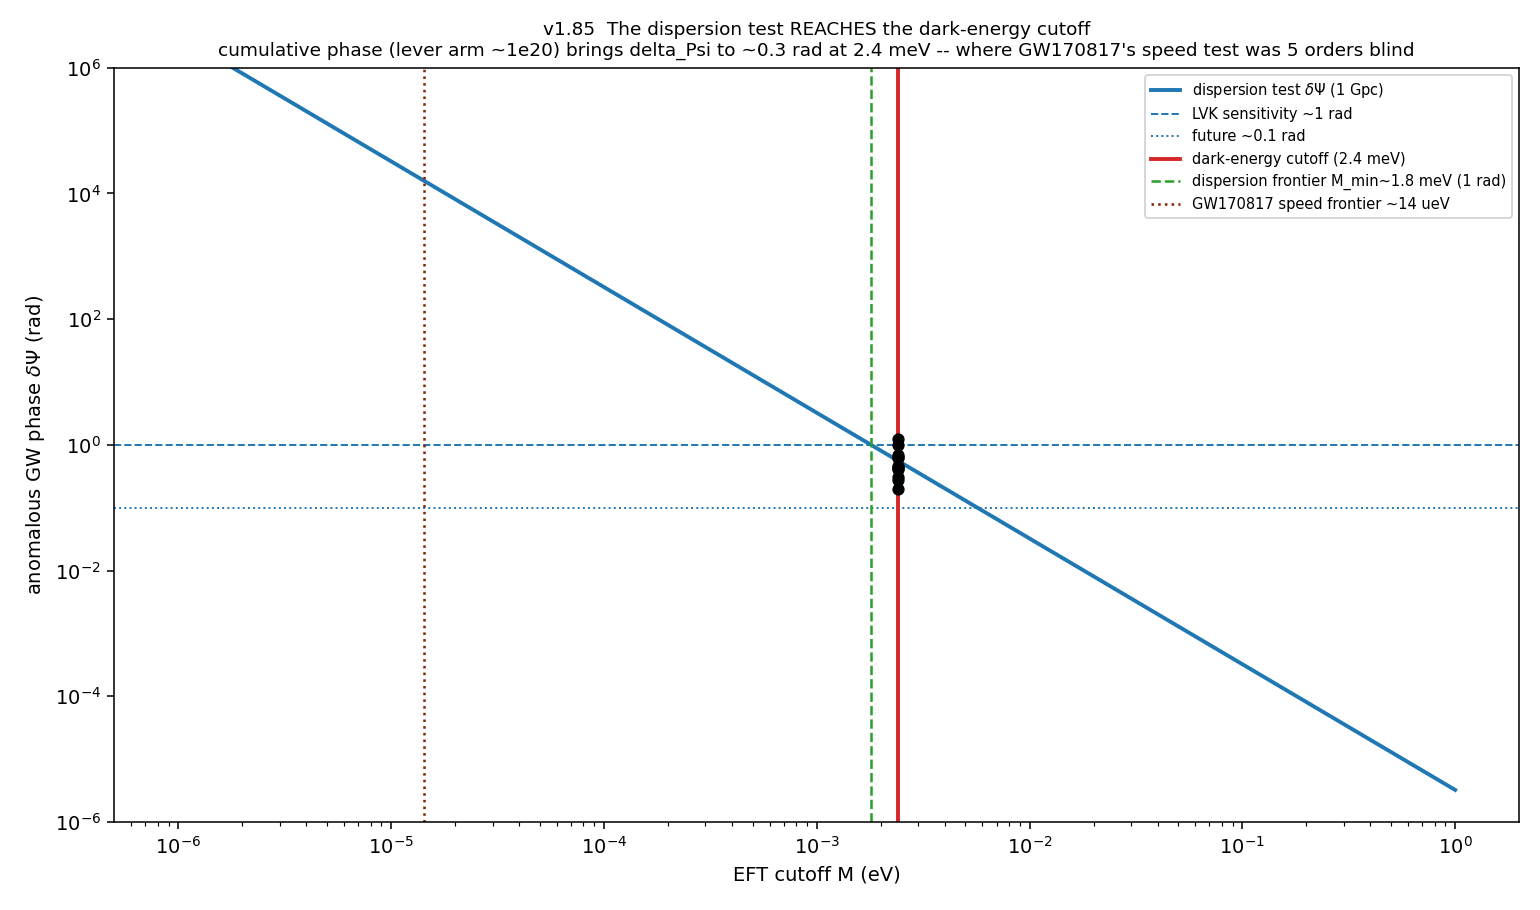

The Python source for this figure:
"""v1.85 - The proper tensor probe: does the LIGO dispersion test reach the
dark-energy cutoff where GW170817 could not?

GW170817's arrival-time SPEED test was blind (v1.84). The intra-messenger
DISPERSION test (cumulative waveform phase Psi(f)) has a ~1e20 lever arm (E_GW*D),
so for alpha=4 (omega^2 = k^2 + k^4/M^2) the anomalous phase delta_Psi ~
g*E_GW^3*D/M^2 reaches O(0.1-1) rad for a dark-energy-scale cutoff over ~Gpc. We
compute delta_Psi for the frameworks at the dark-energy cutoff, the exclusion
frontier M_min, and compare to GW170817's reach.

Run on Vulcan:  python experiments/gw_dispersion.py
"""
import json
import sys

import numpy as np
import matplotlib
matplotlib.use("Agg")
import matplotlib.pyplot as plt

sys.path.insert(0, "src")

from itb.predict import FRAMEWORKS
from itb.holographic_ac import gC_from_gR2
from itb.constraints.gw_dispersion import (
    delta_psi, GWDispersionBound, E_GW_LIGO_eV, E_LAMBDA_DE_eV, GPC_m, HBARC_eV_m)
from itb.constraints.gw_speed import delta_cGW, CGW_BOUND


def main():
    bound = GWDispersionBound(low_cutoff=True)        # M = 2.4 meV, 1 rad, 1 Gpc

    fw_rows = []
    for name, fw in FRAMEWORKS.items():
        c = fw.encode().coefficients
        gR2 = c.get("g_R2", 0.0)
        gC = c.get("g_C", gC_from_gR2(gR2))
        g = abs(gR2) + abs(gC)
        dpsi = delta_psi(g, E_LAMBDA_DE_eV)
        m_min = bound.m_min_excluded(g) if g > 0 else 0.0
        fw_rows.append({"framework": name, "g_curv": round(g, 3),
                        "delta_Psi_rad_DE_cutoff": round(dpsi, 4),
                        "M_min_excluded_eV": m_min,
                        "DE_cutoff_at_frontier": 0.1 < dpsi})  # within reach of ~0.1-1 rad
    fw_rows.sort(key=lambda r: -r["g_curv"])

    # representative g for the frontier curves
    g_ref = 0.6
    M_grid = np.logspace(-6, 0, 300)       # eV, ueV to eV
    psi_grid = np.array([delta_psi(g_ref, M) for M in M_grid])
    # speed-test deltacGW for comparison (same g)
    cgw_grid = np.array([delta_cGW(g_ref, M) for M in M_grid])

    M_min_disp = bound.m_min_excluded(g_ref)             # dispersion frontier (1 rad)
    M_min_disp_future = GWDispersionBound(psi_sens=0.1).m_min_excluded(g_ref)
    # speed frontier: deltacGW = 5e-16 -> M
    M_min_speed = E_GW_LIGO_eV * np.sqrt(g_ref / CGW_BOUND)

    # ---- figure: delta_Psi vs cutoff M, frontiers + dark-energy scale ----
    fig, ax = plt.subplots(figsize=(11, 6.5))
    ax.loglog(M_grid, psi_grid, color="#1f77b4", lw=2,
              label=r"dispersion test $\delta\Psi$ (1 Gpc)")
    ax.axhline(1.0, color="#1f77b4", ls="--", lw=1, label="LVK sensitivity ~1 rad")
    ax.axhline(0.1, color="#1f77b4", ls=":", lw=1, label="future ~0.1 rad")
    ax.axvline(E_LAMBDA_DE_eV, color="#d62728", lw=2,
               label="dark-energy cutoff (2.4 meV)")
    ax.axvline(M_min_disp, color="#2ca02c", ls="--", lw=1.3,
               label=f"dispersion frontier M_min~{M_min_disp*1e3:.1f} meV (1 rad)")
    ax.axvline(M_min_speed, color="#7f2704", ls=":", lw=1.3,
               label=f"GW170817 speed frontier ~{M_min_speed*1e6:.0f} ueV")
    # frameworks at the dark-energy cutoff
    for r in fw_rows:
        ax.scatter([E_LAMBDA_DE_eV], [r["delta_Psi_rad_DE_cutoff"]], s=28,
                   color="black", zorder=5)
    ax.set_xlabel("EFT cutoff M (eV)")
    ax.set_ylabel(r"anomalous GW phase $\delta\Psi$ (rad)")
    ax.set_title("v1.85  The dispersion test REACHES the dark-energy cutoff\n"
                 "cumulative phase (lever arm ~1e20) brings delta_Psi to ~0.3 rad at "
                 "2.4 meV -- where GW170817's speed test was 5 orders blind", fontsize=9.5)
    ax.set_ylim(1e-6, 1e6)
    ax.legend(fontsize=7.5, loc="upper right")
    fig.tight_layout()
    png = "/tmp/gw_dispersion.png"
    fig.savefig(png, dpi=140)

    dd = next(r for r in fw_rows if r["framework"] == "discovered_data_driven")
    summary = {
        "scaling": "delta_Psi = 0.5*g*E_GW^3*D/(M^2 hbar c); enhancement vs speed ~ E_GW*D ~ 1e20",
        "dark_energy_cutoff_eV": E_LAMBDA_DE_eV,
        "delta_Psi_at_DE_cutoff_g0.6_rad": round(delta_psi(0.6, E_LAMBDA_DE_eV), 3),
        "M_min_excluded_eV_now_1rad": float(M_min_disp),
        "M_min_excluded_eV_future_0.1rad": float(M_min_disp_future),
        "GW170817_speed_frontier_eV": float(M_min_speed),
        "dispersion_reaches_meV": M_min_disp > 1e-4,
        "verdict": ("The dispersion test REACHES the meV scale: the dark-energy "
                    "cutoff sits AT THE FRONTIER (delta_Psi ~ 0.3 rad now); ~0.1 rad "
                    "sensitivity would EXCLUDE it. GW170817's speed test reached only "
                    "~ueV -- ~100x weaker in cutoff. The tensor sector CAN probe the "
                    "low cutoff, via the dispersion (not speed) test."),
        "data_driven_delta_Psi_rad": dd["delta_Psi_rad_DE_cutoff"],
        "caveats": ["alpha=4 dispersion via Weyl^2 typically brings a massive spin-2 "
                    "GHOST (the A_alpha bound is bottom-up; ghost-freedom is a separate "
                    "UV question)",
                    "delta_Psi(f) degenerate with chirp mass / spins in template fits",
                    "LVK bound assumes the standard massless mode dominates (mode mixing)"],
        "frameworks": fw_rows,
        "png": png,
    }
    print(json.dumps(summary, indent=2))


if __name__ == "__main__":
    main()
